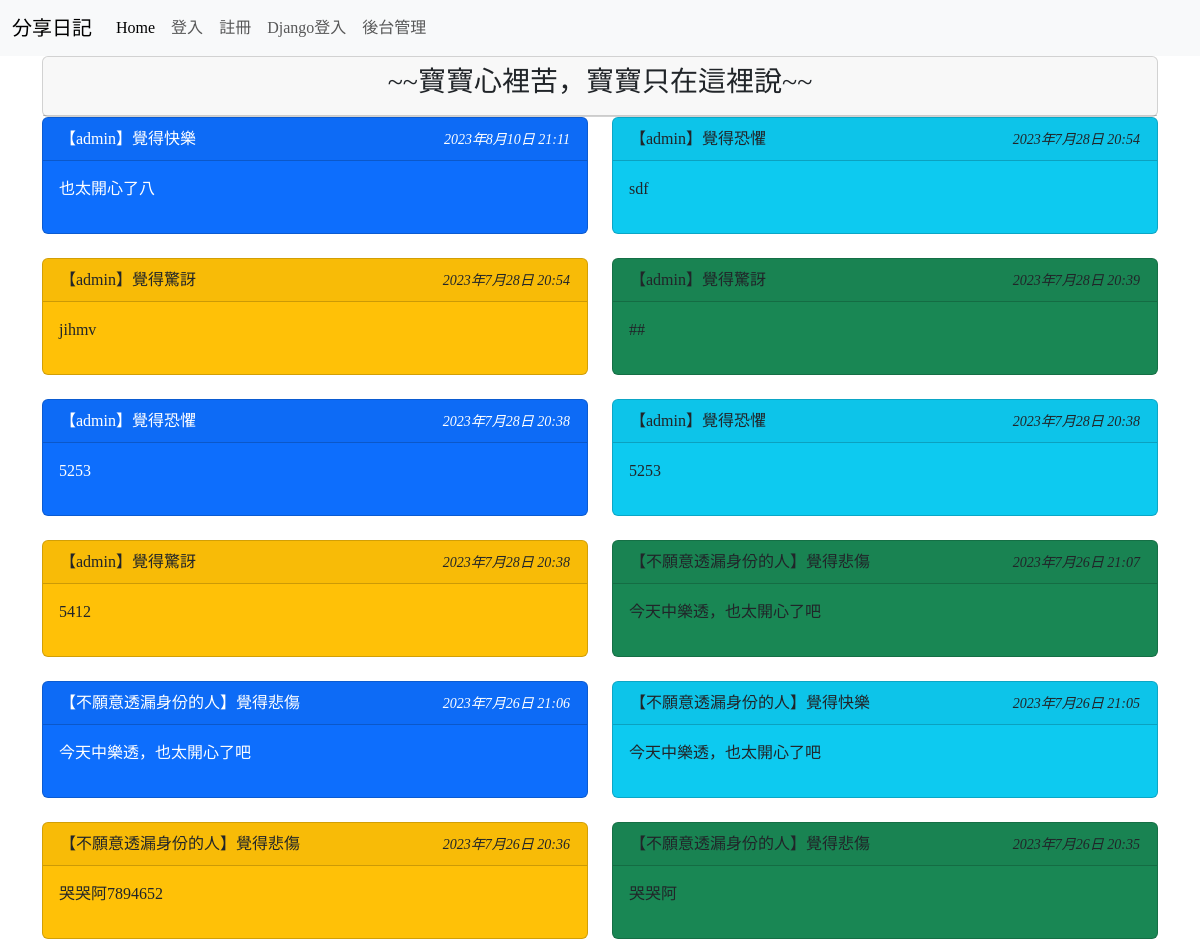
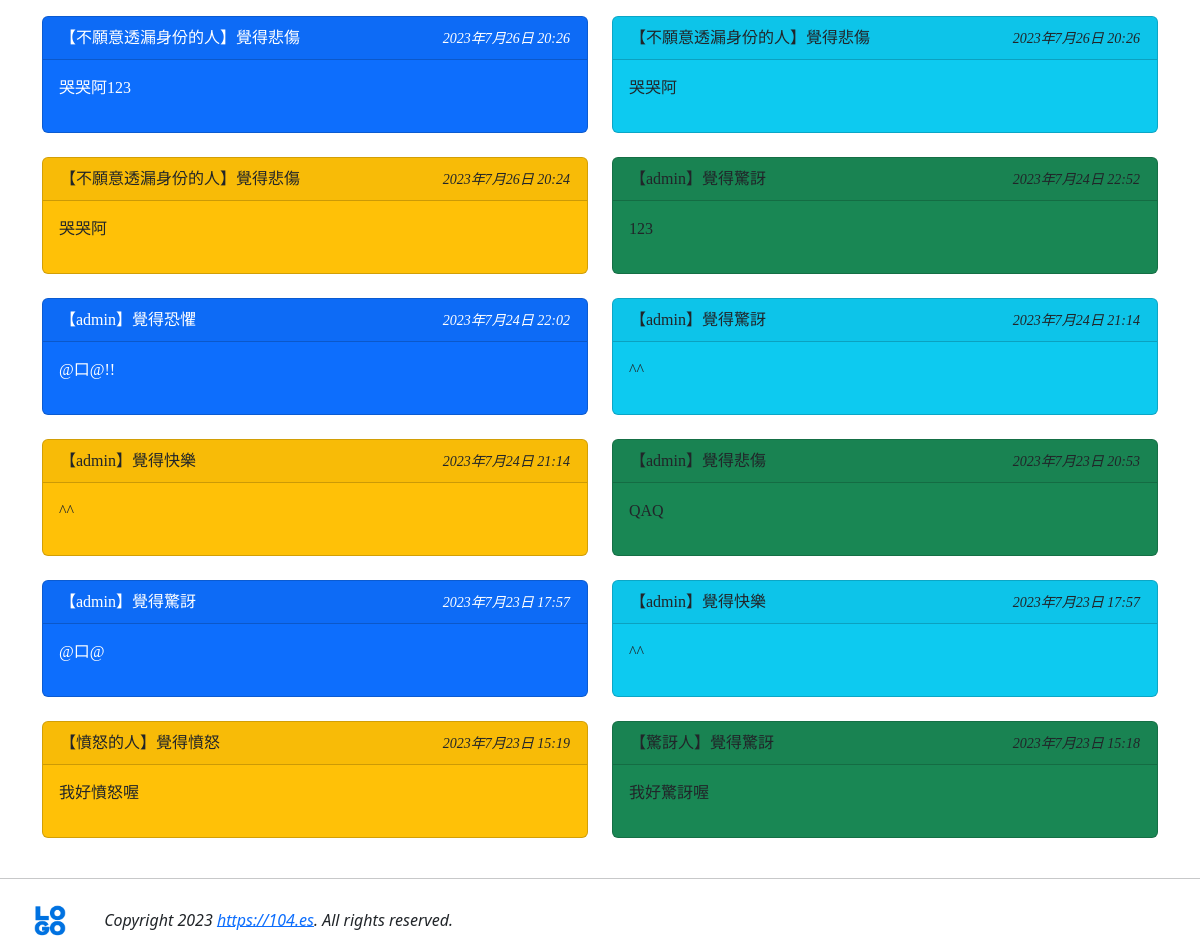
/list2/, run on the app's committed database (2 pictures, top to bottom).
### mysite/models.py (models this page shows, shortened)
class Post2(models.Model):
    mood = models.ForeignKey('Mood', on_delete=models.CASCADE)
    nickname = models.CharField(max_length=10, default='不願意透漏身份的人')
    message = models.TextField(null=False)
    del_pass = models.CharField(max_length=10)
    pub_time = models.DateTimeField(auto_now=True)
    enabled = models.BooleanField(default=True)

class Mood(models.Model):
    status = models.CharField(max_length=10, null=False)
    def __str__(self):
        return self.status

### mysite/views.py (the view)
# urls.py: path('list2/', listing2),
def listing2(request):
    posts = models.Post2.objects.filter(enabled=True).order_by('-pub_time')[:150]
    moods = models.Mood.objects.all()
    return render(request, 'listing2.html', locals())

### mysite/templates/listing2.html (shortened to what this page needs)
{% extends 'base1.html' %}
{% block content %}
<div class='container'>
    <div class='row'>
        <div class='col-md-12'>
            <div class='card'>
                <div class='card-header' align=center>
                    <h3>~~寶寶心裡苦，寶寶只在這裡說~~</h3>
                </div>
            </div>
        </div>
    </div>
    <div class='row'>
        {% for p in posts %}
            <div class="col-sm-12 col-md-6">
            <div class='card {%cycle "text-white bg-primary" "bg-info" "bg-warning" "bg-success" %}'>
                <div class='card-header'>
                    <table width='100%'>
                        <tr>
                            <td>
                                【{{ p.nickname }}】覺得{{ p.mood }}
                            </td>
                            <td align=right>
                                <i><small>{{ p.pub_time }}</small></i>
                            </td>
                        </tr>
                    </table>
                </div>
                <div class='card-body'>{{ p.message | linebreaks }}</div>
            </div>
            <br/>
        </div>
    {% endfor %}
    </div>
</div>
{% endblock %}

### mysite/templates/base1.html (style rules this page uses)
h1, h2, h3, h4, h5, p, div { font-family: 微軟正黑體; }

### data on the page
Post2: nickname "admin", mood "快樂", pub_time "2023年8月10日 21:11", message "也太開心了八"
Post2: nickname "admin", mood "恐懼", pub_time "2023年7月28日 20:54", message "sdf"
Post2: nickname "admin", mood "驚訝", pub_time "2023年7月28日 20:54", message "jihmv"
Post2: nickname "admin", mood "驚訝", pub_time "2023年7月28日 20:39", message "##"
Post2: nickname "admin", mood "恐懼", pub_time "2023年7月28日 20:38", message "5253"
Post2: nickname "admin", mood "恐懼", pub_time "2023年7月28日 20:38", message "5253"
Post2: nickname "admin", mood "驚訝", pub_time "2023年7月28日 20:38", message "5412"
Post2: nickname "不願意透漏身份的人", mood "悲傷", pub_time "2023年7月26日 21:07", message "今天中樂透，也太開心了吧"
Post2: nickname "不願意透漏身份的人", mood "悲傷", pub_time "2023年7月26日 21:06", message "今天中樂透，也太開心了吧"
Post2: nickname "不願意透漏身份的人", mood "快樂", pub_time "2023年7月26日 21:05", message "今天中樂透，也太開心了吧"
Post2: nickname "不願意透漏身份的人", mood "悲傷", pub_time "2023年7月26日 20:36", message "哭哭阿7894652"
Post2: nickname "不願意透漏身份的人", mood "悲傷", pub_time "2023年7月26日 20:35", message "哭哭阿"
Post2: nickname "不願意透漏身份的人", mood "悲傷", pub_time "2023年7月26日 20:26", message "哭哭阿123"
Post2: nickname "不願意透漏身份的人", mood "悲傷", pub_time "2023年7月26日 20:26", message "哭哭阿"
Post2: nickname "不願意透漏身份的人", mood "悲傷", pub_time "2023年7月26日 20:24", message "哭哭阿"
Post2: nickname "admin", mood "驚訝", pub_time "2023年7月24日 22:52", message "123"
Post2: nickname "admin", mood "恐懼", pub_time "2023年7月24日 22:02", message "@口@!!"
Post2: nickname "admin", mood "驚訝", pub_time "2023年7月24日 21:14", message "^^"
Post2: nickname "admin", mood "快樂", pub_time "2023年7月24日 21:14", message "^^"
Post2: nickname "admin", mood "悲傷", pub_time "2023年7月23日 20:53", message "QAQ"
Post2: nickname "admin", mood "驚訝", pub_time "2023年7月23日 17:57", message "@口@"
Post2: nickname "admin", mood "快樂", pub_time "2023年7月23日 17:57", message "^^"
Post2: nickname "憤怒的人", mood "憤怒", pub_time "2023年7月23日 15:19", message "我好憤怒喔"
Post2: nickname "驚訝人", mood "驚訝", pub_time "2023年7月23日 15:18", message "我好驚訝喔"
